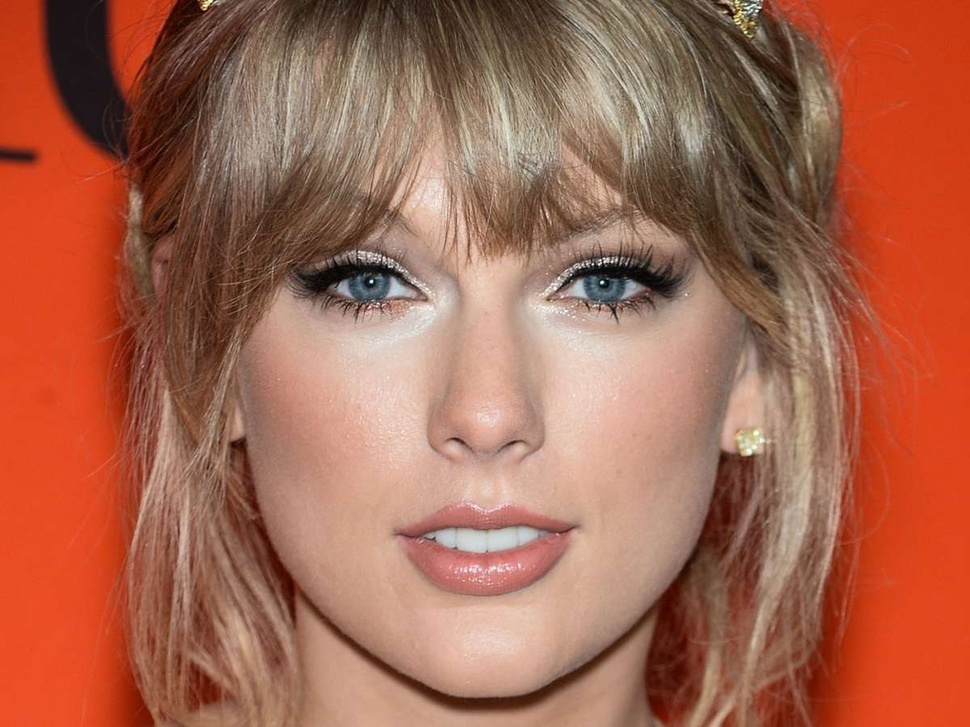
#> input picture dataSet/1/1.jpg, 970 x 727 px, shrunk from 1200 x 900 before the run; its folder holds 3 pictures in this run
$ python Train_Model.py
#> lines starting #> are read from the running program, lines starting #| are printed output that depends on the picture
import cv2
import os
import numpy as np
from PIL import Image
import cv2

Recognizer = cv2.face.LBPHFaceRecognizer_create()
Detector = cv2.CascadeClassifier('haarcascade_frontalface_default.xml')


def get_image(path):
    user_images = {}
    for user_dir in os.listdir(path):  # User_dir is also user index
        user_images[user_dir] = []
        for image_file_name in os.listdir(os.path.join(path, user_dir)):
            if image_file_name[-3:] == 'jpg':
                image_path = os.path.join(path, user_dir, image_file_name)
                grayscale_pil_image = Image.open(image_path).convert('L')

                # Convert to numpy array
                grayscale_arr_image = np.array(grayscale_pil_image, 'uint8')

                user_images[user_dir].append(grayscale_arr_image)
    return user_images


def get_face_samples(images):
    face_samples = []
    ids = []
    for key in images.keys():
        for image in images[key]:
            faces = Detector.detectMultiScale(image)
            for (x, y, w, h) in faces:
                face_samples.append(image[y: y + h, x: x + w])
                ids.append(int(key))

    return face_samples, ids


def __main__():
    images = get_image('dataSet')
#> in get_image, `grayscale_pil_image = Image.open(image_path).convert('L')`:
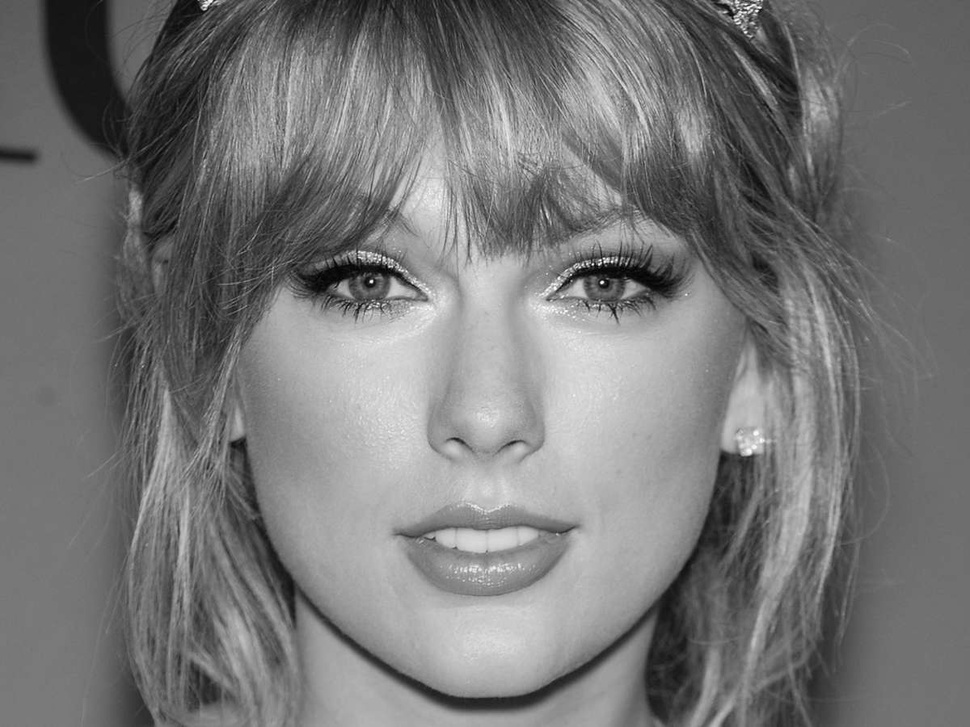
#> grayscale_pil_image: PIL image 970x727 L; min 0, max 255, mean 118.6
#> images = 1 item
    face_samples, ids = get_face_samples(images)
#> the loop in get_face_samples, `for key in images.keys():` made 1 pass
#> key on pass 1: '1'
#> after the loop in get_face_samples, `for key in images.keys():`:
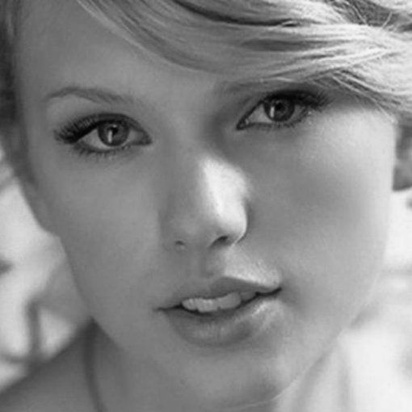
#> image: shape (412, 412); min 0, max 248, mean 137.7
#> after the loop in get_face_samples, `for key in images.keys():`: face_samples = 2 items; ids = [1, 1]
#> face_samples = 2 items; ids = [1, 1]

    Recognizer.train(face_samples, np.array(ids))
    Recognizer.save('trainer.yml')


__main__()

$ run again, on dataSet/1/10.jpg
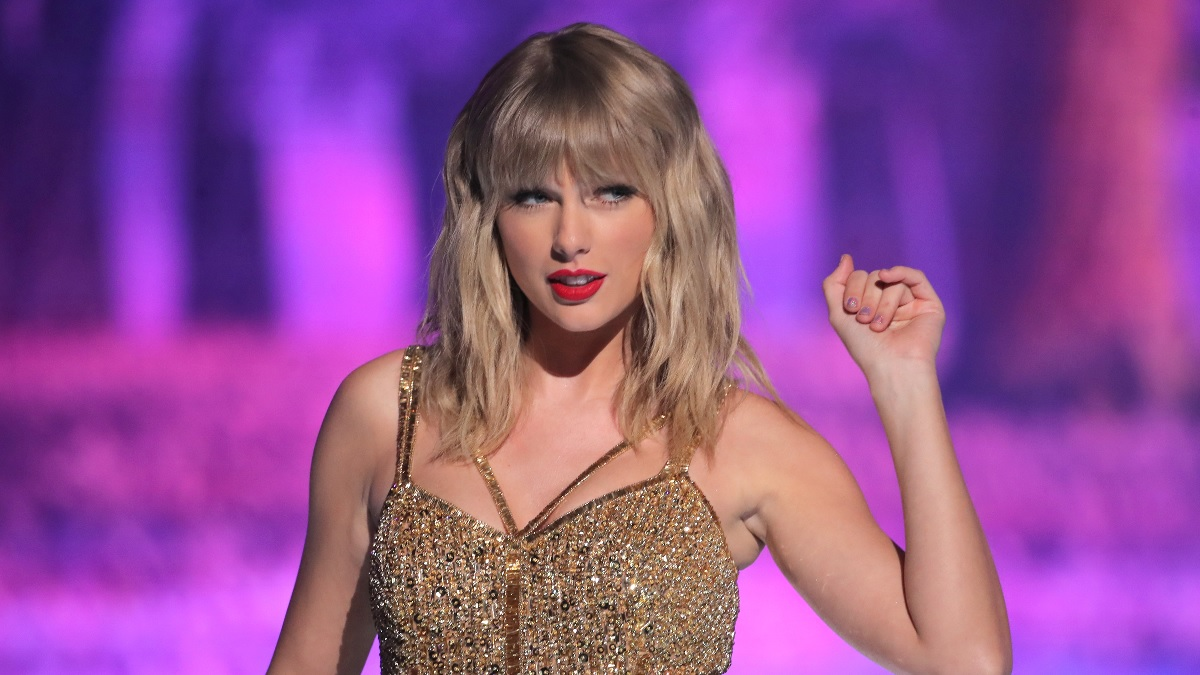
#> input picture dataSet/1/10.jpg, 1200 x 675 px
#> in get_image, `grayscale_pil_image = Image.open(image_path).convert('L')`:
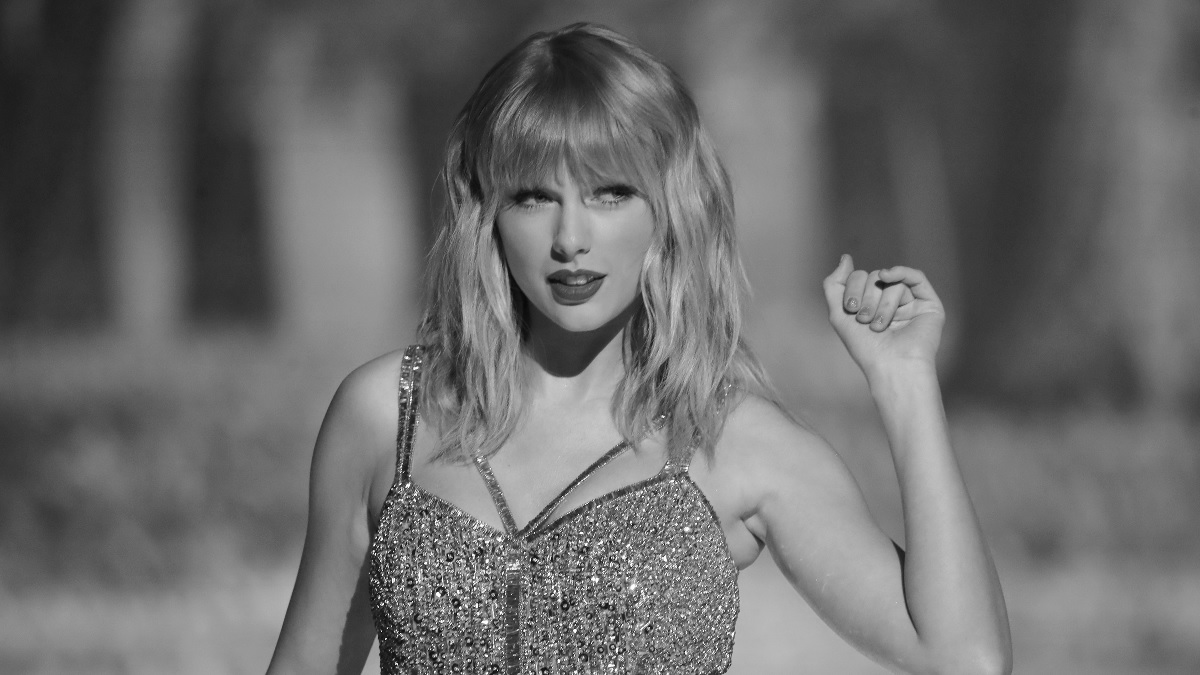
#> grayscale_pil_image: PIL image 1200x675 L; min 5, max 254, mean 107.4
